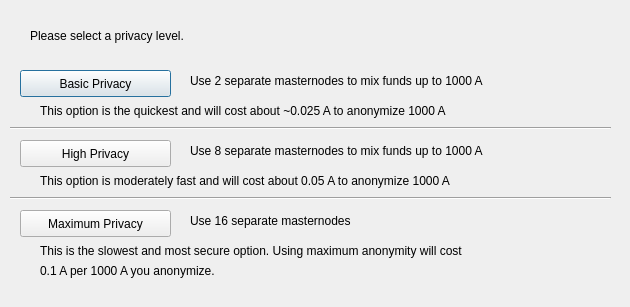
<?xml version="1.0" encoding="UTF-8"?>
<ui version="4.0">
 <class>DarksendConfig</class>
 <widget class="QDialog" name="DarksendConfig">
  <property name="geometry">
   <rect>
    <x>0</x>
    <y>0</y>
    <width>630</width>
    <height>307</height>
   </rect>
  </property>
  <property name="windowTitle">
   <string>Configure Darksend</string>
  </property>
  <widget class="QPushButton" name="buttonBasic">
   <property name="geometry">
    <rect>
     <x>20</x>
     <y>70</y>
     <width>151</width>
     <height>27</height>
    </rect>
   </property>
   <property name="text">
    <string>Basic Privacy</string>
   </property>
  </widget>
  <widget class="QPushButton" name="buttonHigh">
   <property name="geometry">
    <rect>
     <x>20</x>
     <y>140</y>
     <width>151</width>
     <height>27</height>
    </rect>
   </property>
   <property name="text">
    <string>High Privacy</string>
   </property>
  </widget>
  <widget class="QPushButton" name="buttonMax">
   <property name="geometry">
    <rect>
     <x>20</x>
     <y>210</y>
     <width>151</width>
     <height>27</height>
    </rect>
   </property>
   <property name="text">
    <string>Maximum Privacy</string>
   </property>
  </widget>
  <widget class="QLabel" name="label">
   <property name="geometry">
    <rect>
     <x>30</x>
     <y>20</y>
     <width>571</width>
     <height>31</height>
    </rect>
   </property>
   <property name="text">
    <string>Please select a privacy level.</string>
   </property>
  </widget>
  <widget class="QLabel" name="label_2">
   <property name="geometry">
    <rect>
     <x>190</x>
     <y>70</y>
     <width>421</width>
     <height>21</height>
    </rect>
   </property>
   <property name="text">
    <string>Use 2 separate masternodes to mix funds up to 1000 A</string>
   </property>
  </widget>
  <widget class="QLabel" name="label_3">
   <property name="geometry">
    <rect>
     <x>190</x>
     <y>140</y>
     <width>411</width>
     <height>21</height>
    </rect>
   </property>
   <property name="text">
    <string>Use 8 separate masternodes to mix funds up to 1000 A</string>
   </property>
  </widget>
  <widget class="QLabel" name="label_4">
   <property name="geometry">
    <rect>
     <x>190</x>
     <y>210</y>
     <width>421</width>
     <height>21</height>
    </rect>
   </property>
   <property name="text">
    <string>Use 16 separate masternodes</string>
   </property>
  </widget>
  <widget class="QLabel" name="label_6">
   <property name="geometry">
    <rect>
     <x>40</x>
     <y>100</y>
     <width>561</width>
     <height>21</height>
    </rect>
   </property>
   <property name="text">
    <string>This option is the quickest and will cost about ~0.025 A to anonymize 1000 A</string>
   </property>
  </widget>
  <widget class="QLabel" name="label_7">
   <property name="geometry">
    <rect>
     <x>40</x>
     <y>170</y>
     <width>561</width>
     <height>21</height>
    </rect>
   </property>
   <property name="text">
    <string>This option is moderately fast and will cost about 0.05 A to anonymize 1000 A</string>
   </property>
  </widget>
  <widget class="QLabel" name="label_8">
   <property name="geometry">
    <rect>
     <x>40</x>
     <y>240</y>
     <width>561</width>
     <height>21</height>
    </rect>
   </property>
   <property name="text">
    <string>This is the slowest and most secure option. Using maximum anonymity will cost</string>
   </property>
  </widget>
  <widget class="QLabel" name="label_9">
   <property name="geometry">
    <rect>
     <x>40</x>
     <y>260</y>
     <width>561</width>
     <height>21</height>
    </rect>
   </property>
   <property name="text">
    <string>0.1 A per 1000 A you anonymize.</string>
   </property>
  </widget>
  <widget class="Line" name="line">
   <property name="geometry">
    <rect>
     <x>10</x>
     <y>120</y>
     <width>601</width>
     <height>16</height>
    </rect>
   </property>
   <property name="orientation">
    <enum>Qt::Horizontal</enum>
   </property>
  </widget>
  <widget class="Line" name="line_2">
   <property name="geometry">
    <rect>
     <x>10</x>
     <y>190</y>
     <width>601</width>
     <height>16</height>
    </rect>
   </property>
   <property name="orientation">
    <enum>Qt::Horizontal</enum>
   </property>
  </widget>
 </widget>
 <resources/>
 <connections/>
</ui>
